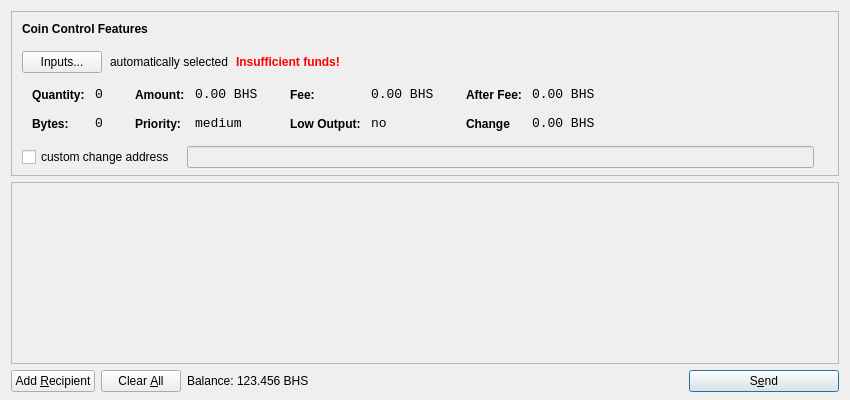
<?xml version="1.0" encoding="UTF-8"?>
<ui version="4.0">
 <class>SendCoinsDialog</class>
 <widget class="QDialog" name="SendCoinsDialog">
  <property name="geometry">
   <rect>
    <x>0</x>
    <y>0</y>
    <width>850</width>
    <height>400</height>
   </rect>
  </property>
  <property name="windowTitle">
   <string>Send Coins</string>
  </property>
  <layout class="QVBoxLayout" name="verticalLayout" stretch="0,1,0">
   <property name="bottomMargin">
    <number>8</number>
   </property>
   <item>
    <widget class="QFrame" name="frameCoinControl">
     <property name="sizePolicy">
      <sizepolicy hsizetype="Expanding" vsizetype="Expanding">
       <horstretch>0</horstretch>
       <verstretch>0</verstretch>
      </sizepolicy>
     </property>
     <property name="maximumSize">
      <size>
       <width>16777215</width>
       <height>16777215</height>
      </size>
     </property>
     <property name="frameShape">
      <enum>QFrame::StyledPanel</enum>
     </property>
     <property name="frameShadow">
      <enum>QFrame::Sunken</enum>
     </property>
     <layout class="QVBoxLayout" name="verticalLayoutCoinControl2">
      <property name="spacing">
       <number>-1</number>
      </property>
      <property name="leftMargin">
       <number>0</number>
      </property>
      <property name="topMargin">
       <number>0</number>
      </property>
      <property name="rightMargin">
       <number>0</number>
      </property>
      <property name="bottomMargin">
       <number>6</number>
      </property>
      <item>
       <layout class="QVBoxLayout" name="verticalLayoutCoinControl" stretch="0,0,0,0,1">
        <property name="spacing">
         <number>0</number>
        </property>
        <property name="leftMargin">
         <number>10</number>
        </property>
        <property name="topMargin">
         <number>10</number>
        </property>
        <item>
         <layout class="QHBoxLayout" name="horizontalLayoutCoinControl1">
          <property name="bottomMargin">
           <number>15</number>
          </property>
          <item>
           <widget class="QLabel" name="labelCoinControlFeatures">
            <property name="sizePolicy">
             <sizepolicy hsizetype="Preferred" vsizetype="Maximum">
              <horstretch>0</horstretch>
              <verstretch>0</verstretch>
             </sizepolicy>
            </property>
            <property name="font">
             <font>
              <weight>75</weight>
              <bold>true</bold>
             </font>
            </property>
            <property name="styleSheet">
             <string notr="true">font-weight:bold;</string>
            </property>
            <property name="text">
             <string>Coin Control Features</string>
            </property>
           </widget>
          </item>
         </layout>
        </item>
        <item>
         <layout class="QHBoxLayout" name="horizontalLayoutCoinControl2" stretch="0,0,0,0">
          <property name="spacing">
           <number>8</number>
          </property>
          <property name="bottomMargin">
           <number>10</number>
          </property>
          <item>
           <widget class="QPushButton" name="pushButtonCoinControl">
            <property name="styleSheet">
             <string notr="true"/>
            </property>
            <property name="text">
             <string>Inputs...</string>
            </property>
           </widget>
          </item>
          <item>
           <widget class="QLabel" name="labelCoinControlAutomaticallySelected">
            <property name="text">
             <string>automatically selected</string>
            </property>
            <property name="margin">
             <number>5</number>
            </property>
           </widget>
          </item>
          <item>
           <widget class="QLabel" name="labelCoinControlInsuffFunds">
            <property name="font">
             <font>
              <weight>75</weight>
              <bold>true</bold>
             </font>
            </property>
            <property name="styleSheet">
             <string notr="true">color:red;font-weight:bold;</string>
            </property>
            <property name="text">
             <string>Insufficient funds!</string>
            </property>
            <property name="margin">
             <number>5</number>
            </property>
           </widget>
          </item>
          <item>
           <spacer name="horizontalSpacerCoinControl">
            <property name="orientation">
             <enum>Qt::Horizontal</enum>
            </property>
            <property name="sizeHint" stdset="0">
             <size>
              <width>40</width>
              <height>1</height>
             </size>
            </property>
           </spacer>
          </item>
         </layout>
        </item>
        <item>
         <widget class="QWidget" name="widgetCoinControl" native="true">
          <property name="sizePolicy">
           <sizepolicy hsizetype="Preferred" vsizetype="Preferred">
            <horstretch>0</horstretch>
            <verstretch>0</verstretch>
           </sizepolicy>
          </property>
          <property name="minimumSize">
           <size>
            <width>0</width>
            <height>0</height>
           </size>
          </property>
          <property name="styleSheet">
           <string notr="true"/>
          </property>
          <layout class="QHBoxLayout" name="horizontalLayoutCoinControl5">
           <property name="margin">
            <number>0</number>
           </property>
           <item>
            <layout class="QHBoxLayout" name="horizontalLayoutCoinControl3" stretch="0,0,0,1">
             <property name="spacing">
              <number>20</number>
             </property>
             <property name="topMargin">
              <number>0</number>
             </property>
             <property name="bottomMargin">
              <number>10</number>
             </property>
             <item>
              <layout class="QFormLayout" name="formLayoutCoinControl1">
               <property name="horizontalSpacing">
                <number>10</number>
               </property>
               <property name="verticalSpacing">
                <number>14</number>
               </property>
               <property name="leftMargin">
                <number>10</number>
               </property>
               <property name="topMargin">
                <number>4</number>
               </property>
               <property name="rightMargin">
                <number>6</number>
               </property>
               <item row="0" column="0">
                <widget class="QLabel" name="labelCoinControlQuantityText">
                 <property name="styleSheet">
                  <string notr="true">font-weight:bold;</string>
                 </property>
                 <property name="text">
                  <string>Quantity:</string>
                 </property>
                 <property name="margin">
                  <number>0</number>
                 </property>
                </widget>
               </item>
               <item row="0" column="1">
                <widget class="QLabel" name="labelCoinControlQuantity">
                 <property name="font">
                  <font>
                   <family>Monospace</family>
                   <pointsize>10</pointsize>
                  </font>
                 </property>
                 <property name="cursor">
                  <cursorShape>IBeamCursor</cursorShape>
                 </property>
                 <property name="contextMenuPolicy">
                  <enum>Qt::ActionsContextMenu</enum>
                 </property>
                 <property name="text">
                  <string>0</string>
                 </property>
                 <property name="margin">
                  <number>0</number>
                 </property>
                 <property name="textInteractionFlags">
                  <set>Qt::LinksAccessibleByMouse|Qt::TextSelectableByKeyboard|Qt::TextSelectableByMouse</set>
                 </property>
                </widget>
               </item>
               <item row="1" column="0">
                <widget class="QLabel" name="labelCoinControlBytesText">
                 <property name="styleSheet">
                  <string notr="true">font-weight:bold;</string>
                 </property>
                 <property name="text">
                  <string>Bytes:</string>
                 </property>
                </widget>
               </item>
               <item row="1" column="1">
                <widget class="QLabel" name="labelCoinControlBytes">
                 <property name="font">
                  <font>
                   <family>Monospace</family>
                   <pointsize>10</pointsize>
                  </font>
                 </property>
                 <property name="cursor">
                  <cursorShape>IBeamCursor</cursorShape>
                 </property>
                 <property name="contextMenuPolicy">
                  <enum>Qt::ActionsContextMenu</enum>
                 </property>
                 <property name="text">
                  <string>0</string>
                 </property>
                 <property name="textInteractionFlags">
                  <set>Qt::LinksAccessibleByMouse|Qt::TextSelectableByKeyboard|Qt::TextSelectableByMouse</set>
                 </property>
                </widget>
               </item>
              </layout>
             </item>
             <item>
              <layout class="QFormLayout" name="formLayoutCoinControl2">
               <property name="horizontalSpacing">
                <number>10</number>
               </property>
               <property name="verticalSpacing">
                <number>14</number>
               </property>
               <property name="leftMargin">
                <number>6</number>
               </property>
               <property name="topMargin">
                <number>4</number>
               </property>
               <property name="rightMargin">
                <number>6</number>
               </property>
               <item row="0" column="0">
                <widget class="QLabel" name="labelCoinControlAmountText">
                 <property name="styleSheet">
                  <string notr="true">font-weight:bold;</string>
                 </property>
                 <property name="text">
                  <string>Amount:</string>
                 </property>
                 <property name="margin">
                  <number>0</number>
                 </property>
                </widget>
               </item>
               <item row="0" column="1">
                <widget class="QLabel" name="labelCoinControlAmount">
                 <property name="font">
                  <font>
                   <family>Monospace</family>
                   <pointsize>10</pointsize>
                  </font>
                 </property>
                 <property name="cursor">
                  <cursorShape>IBeamCursor</cursorShape>
                 </property>
                 <property name="contextMenuPolicy">
                  <enum>Qt::ActionsContextMenu</enum>
                 </property>
                 <property name="text">
                  <string>0.00 BHS</string>
                 </property>
                 <property name="textInteractionFlags">
                  <set>Qt::LinksAccessibleByMouse|Qt::TextSelectableByKeyboard|Qt::TextSelectableByMouse</set>
                 </property>
                </widget>
               </item>
               <item row="1" column="0">
                <widget class="QLabel" name="labelCoinControlPriorityText">
                 <property name="styleSheet">
                  <string notr="true">font-weight:bold;</string>
                 </property>
                 <property name="text">
                  <string>Priority:</string>
                 </property>
                </widget>
               </item>
               <item row="1" column="1">
                <widget class="QLabel" name="labelCoinControlPriority">
                 <property name="font">
                  <font>
                   <family>Monospace</family>
                   <pointsize>10</pointsize>
                  </font>
                 </property>
                 <property name="cursor">
                  <cursorShape>IBeamCursor</cursorShape>
                 </property>
                 <property name="contextMenuPolicy">
                  <enum>Qt::ActionsContextMenu</enum>
                 </property>
                 <property name="text">
                  <string>medium</string>
                 </property>
                 <property name="textInteractionFlags">
                  <set>Qt::LinksAccessibleByMouse|Qt::TextSelectableByKeyboard|Qt::TextSelectableByMouse</set>
                 </property>
                </widget>
               </item>
              </layout>
             </item>
             <item>
              <layout class="QFormLayout" name="formLayoutCoinControl3">
               <property name="horizontalSpacing">
                <number>10</number>
               </property>
               <property name="verticalSpacing">
                <number>14</number>
               </property>
               <property name="leftMargin">
                <number>6</number>
               </property>
               <property name="topMargin">
                <number>4</number>
               </property>
               <property name="rightMargin">
                <number>6</number>
               </property>
               <item row="0" column="0">
                <widget class="QLabel" name="labelCoinControlFeeText">
                 <property name="styleSheet">
                  <string notr="true">font-weight:bold;</string>
                 </property>
                 <property name="text">
                  <string>Fee:</string>
                 </property>
                 <property name="margin">
                  <number>0</number>
                 </property>
                </widget>
               </item>
               <item row="0" column="1">
                <widget class="QLabel" name="labelCoinControlFee">
                 <property name="font">
                  <font>
                   <family>Monospace</family>
                   <pointsize>10</pointsize>
                  </font>
                 </property>
                 <property name="cursor">
                  <cursorShape>IBeamCursor</cursorShape>
                 </property>
                 <property name="contextMenuPolicy">
                  <enum>Qt::ActionsContextMenu</enum>
                 </property>
                 <property name="text">
                  <string>0.00 BHS</string>
                 </property>
                 <property name="textInteractionFlags">
                  <set>Qt::LinksAccessibleByMouse|Qt::TextSelectableByKeyboard|Qt::TextSelectableByMouse</set>
                 </property>
                </widget>
               </item>
               <item row="1" column="0">
                <widget class="QLabel" name="labelCoinControlLowOutputText">
                 <property name="styleSheet">
                  <string notr="true">font-weight:bold;</string>
                 </property>
                 <property name="text">
                  <string>Low Output:</string>
                 </property>
                </widget>
               </item>
               <item row="1" column="1">
                <widget class="QLabel" name="labelCoinControlLowOutput">
                 <property name="font">
                  <font>
                   <family>Monospace</family>
                   <pointsize>10</pointsize>
                  </font>
                 </property>
                 <property name="cursor">
                  <cursorShape>IBeamCursor</cursorShape>
                 </property>
                 <property name="contextMenuPolicy">
                  <enum>Qt::ActionsContextMenu</enum>
                 </property>
                 <property name="text">
                  <string>no</string>
                 </property>
                 <property name="textInteractionFlags">
                  <set>Qt::LinksAccessibleByMouse|Qt::TextSelectableByKeyboard|Qt::TextSelectableByMouse</set>
                 </property>
                </widget>
               </item>
              </layout>
             </item>
             <item>
              <layout class="QFormLayout" name="formLayoutCoinControl4">
               <property name="horizontalSpacing">
                <number>10</number>
               </property>
               <property name="verticalSpacing">
                <number>14</number>
               </property>
               <property name="leftMargin">
                <number>6</number>
               </property>
               <property name="topMargin">
                <number>4</number>
               </property>
               <property name="rightMargin">
                <number>6</number>
               </property>
               <item row="0" column="0">
                <widget class="QLabel" name="labelCoinControlAfterFeeText">
                 <property name="styleSheet">
                  <string notr="true">font-weight:bold;</string>
                 </property>
                 <property name="text">
                  <string>After Fee:</string>
                 </property>
                 <property name="margin">
                  <number>0</number>
                 </property>
                </widget>
               </item>
               <item row="0" column="1">
                <widget class="QLabel" name="labelCoinControlAfterFee">
                 <property name="font">
                  <font>
                   <family>Monospace</family>
                   <pointsize>10</pointsize>
                  </font>
                 </property>
                 <property name="cursor">
                  <cursorShape>IBeamCursor</cursorShape>
                 </property>
                 <property name="contextMenuPolicy">
                  <enum>Qt::ActionsContextMenu</enum>
                 </property>
                 <property name="text">
                  <string>0.00 BHS</string>
                 </property>
                 <property name="textInteractionFlags">
                  <set>Qt::LinksAccessibleByMouse|Qt::TextSelectableByKeyboard|Qt::TextSelectableByMouse</set>
                 </property>
                </widget>
               </item>
               <item row="1" column="0">
                <widget class="QLabel" name="labelCoinControlChangeText">
                 <property name="styleSheet">
                  <string notr="true">font-weight:bold;</string>
                 </property>
                 <property name="text">
                  <string>Change</string>
                 </property>
                </widget>
               </item>
               <item row="1" column="1">
                <widget class="QLabel" name="labelCoinControlChange">
                 <property name="font">
                  <font>
                   <family>Monospace</family>
                   <pointsize>10</pointsize>
                  </font>
                 </property>
                 <property name="cursor">
                  <cursorShape>IBeamCursor</cursorShape>
                 </property>
                 <property name="contextMenuPolicy">
                  <enum>Qt::ActionsContextMenu</enum>
                 </property>
                 <property name="text">
                  <string>0.00 BHS</string>
                 </property>
                 <property name="textInteractionFlags">
                  <set>Qt::LinksAccessibleByMouse|Qt::TextSelectableByKeyboard|Qt::TextSelectableByMouse</set>
                 </property>
                </widget>
               </item>
              </layout>
             </item>
            </layout>
           </item>
          </layout>
         </widget>
        </item>
        <item>
         <layout class="QHBoxLayout" name="horizontalLayoutCoinControl4" stretch="0,0,0">
          <property name="spacing">
           <number>12</number>
          </property>
          <property name="sizeConstraint">
           <enum>QLayout::SetDefaultConstraint</enum>
          </property>
          <property name="topMargin">
           <number>5</number>
          </property>
          <property name="rightMargin">
           <number>5</number>
          </property>
          <item>
           <widget class="QCheckBox" name="checkBoxCoinControlChange">
            <property name="text">
             <string>custom change address</string>
            </property>
           </widget>
          </item>
          <item>
           <widget class="QLineEdit" name="lineEditCoinControlChange">
            <property name="enabled">
             <bool>false</bool>
            </property>
            <property name="sizePolicy">
             <sizepolicy hsizetype="Expanding" vsizetype="Fixed">
              <horstretch>0</horstretch>
              <verstretch>0</verstretch>
             </sizepolicy>
            </property>
           </widget>
          </item>
          <item>
           <widget class="QLabel" name="labelCoinControlChangeLabel">
            <property name="sizePolicy">
             <sizepolicy hsizetype="Preferred" vsizetype="Expanding">
              <horstretch>0</horstretch>
              <verstretch>0</verstretch>
             </sizepolicy>
            </property>
            <property name="minimumSize">
             <size>
              <width>0</width>
              <height>0</height>
             </size>
            </property>
            <property name="text">
             <string/>
            </property>
            <property name="margin">
             <number>3</number>
            </property>
           </widget>
          </item>
         </layout>
        </item>
        <item>
         <spacer name="verticalSpacerCoinControl">
          <property name="orientation">
           <enum>Qt::Vertical</enum>
          </property>
          <property name="sizeHint" stdset="0">
           <size>
            <width>800</width>
            <height>1</height>
           </size>
          </property>
         </spacer>
        </item>
       </layout>
      </item>
     </layout>
    </widget>
   </item>
   <item>
    <widget class="QScrollArea" name="scrollArea">
     <property name="widgetResizable">
      <bool>true</bool>
     </property>
     <widget class="QWidget" name="scrollAreaWidgetContents">
      <property name="geometry">
       <rect>
        <x>0</x>
        <y>0</y>
        <width>830</width>
        <height>165</height>
       </rect>
      </property>
      <layout class="QVBoxLayout" name="verticalLayout_2">
       <property name="margin">
        <number>0</number>
       </property>
       <item>
        <layout class="QVBoxLayout" name="entries">
         <property name="spacing">
          <number>6</number>
         </property>
        </layout>
       </item>
       <item>
        <spacer name="verticalSpacer">
         <property name="orientation">
          <enum>Qt::Vertical</enum>
         </property>
         <property name="sizeHint" stdset="0">
          <size>
           <width>20</width>
           <height>40</height>
          </size>
         </property>
        </spacer>
       </item>
      </layout>
     </widget>
    </widget>
   </item>
   <item>
    <layout class="QHBoxLayout" name="horizontalLayout">
     <item>
      <widget class="QPushButton" name="addButton">
       <property name="toolTip">
        <string>Send to multiple recipients at once</string>
       </property>
       <property name="text">
        <string>Add &amp;Recipient</string>
       </property>
       <property name="icon">
        <iconset resource="../bitcoin.qrc">
         <normaloff>:/icons/add</normaloff>:/icons/add</iconset>
       </property>
       <property name="autoDefault">
        <bool>false</bool>
       </property>
      </widget>
     </item>
     <item>
      <widget class="QPushButton" name="clearButton">
       <property name="sizePolicy">
        <sizepolicy hsizetype="Minimum" vsizetype="Fixed">
         <horstretch>0</horstretch>
         <verstretch>0</verstretch>
        </sizepolicy>
       </property>
       <property name="toolTip">
        <string>Remove all transaction fields</string>
       </property>
       <property name="text">
        <string>Clear &amp;All</string>
       </property>
       <property name="icon">
        <iconset resource="../bitcoin.qrc">
         <normaloff>:/icons/remove</normaloff>:/icons/remove</iconset>
       </property>
       <property name="autoRepeatDelay">
        <number>300</number>
       </property>
       <property name="autoDefault">
        <bool>false</bool>
       </property>
      </widget>
     </item>
     <item>
      <layout class="QHBoxLayout" name="horizontalLayout_2">
       <property name="spacing">
        <number>3</number>
       </property>
       <item>
        <widget class="QLabel" name="label">
         <property name="sizePolicy">
          <sizepolicy hsizetype="Preferred" vsizetype="Fixed">
           <horstretch>0</horstretch>
           <verstretch>0</verstretch>
          </sizepolicy>
         </property>
         <property name="text">
          <string>Balance:</string>
         </property>
        </widget>
       </item>
       <item>
        <widget class="QLabel" name="labelBalance">
         <property name="sizePolicy">
          <sizepolicy hsizetype="Preferred" vsizetype="Fixed">
           <horstretch>0</horstretch>
           <verstretch>0</verstretch>
          </sizepolicy>
         </property>
         <property name="cursor">
          <cursorShape>IBeamCursor</cursorShape>
         </property>
         <property name="text">
          <string>123.456 BHS</string>
         </property>
         <property name="textInteractionFlags">
          <set>Qt::LinksAccessibleByMouse|Qt::TextSelectableByKeyboard|Qt::TextSelectableByMouse</set>
         </property>
        </widget>
       </item>
      </layout>
     </item>
     <item>
      <spacer name="horizontalSpacer">
       <property name="orientation">
        <enum>Qt::Horizontal</enum>
       </property>
       <property name="sizeHint" stdset="0">
        <size>
         <width>40</width>
         <height>20</height>
        </size>
       </property>
      </spacer>
     </item>
     <item>
      <widget class="QPushButton" name="sendButton">
       <property name="minimumSize">
        <size>
         <width>150</width>
         <height>0</height>
        </size>
       </property>
       <property name="toolTip">
        <string>Confirm the send action</string>
       </property>
       <property name="text">
        <string>S&amp;end</string>
       </property>
       <property name="icon">
        <iconset resource="../bitcoin.qrc">
         <normaloff>:/icons/send</normaloff>:/icons/send</iconset>
       </property>
       <property name="default">
        <bool>true</bool>
       </property>
      </widget>
     </item>
    </layout>
   </item>
  </layout>
 </widget>
 <resources>
  <include location="../bitcoin.qrc"/>
 </resources>
 <connections/>
</ui>
